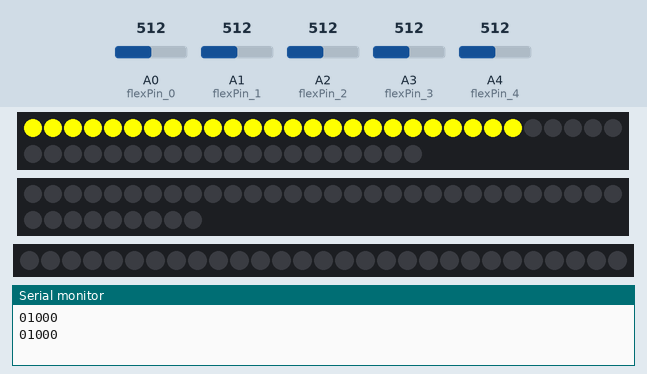
Recording of a sketch running on a simulated Arduino Uno, built with avr-gcc and run on an emulated ATmega328P. Parts: 50 RGB LEDs in strip order, left to right, continuing on the next row, 39 RGB LEDs in strip order, left to right, continuing on the next row, 29 RGB LEDs in strip order, left to right, the last lines printed to the serial monitor. Inputs (shaded band) come from the test bench; at power-on: A1 (flexPin_1) = 512, A0 (flexPin_0) = 512, A2 (flexPin_2) = 512, A3 (flexPin_3) = 512, A4 (flexPin_4) = 512. Random numbers use the default seed unless the sketch sets one.

Above: at 1.5 s.
1.6 s: A1 (flexPin_1) set to 483
At 2.85 s:
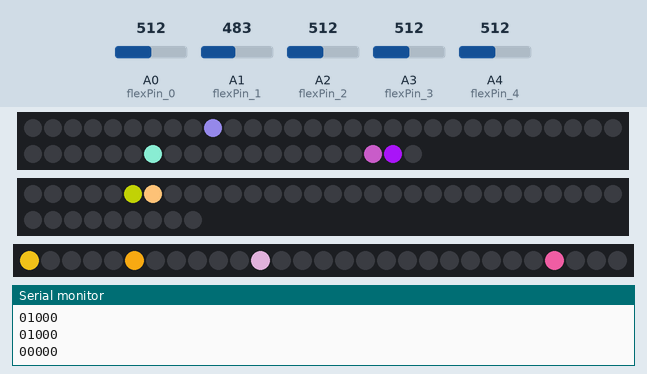
4.6 s: A0 (flexPin_0) set to 588
6.7 s: A0 (flexPin_0) set to 615
At 8.7 s:
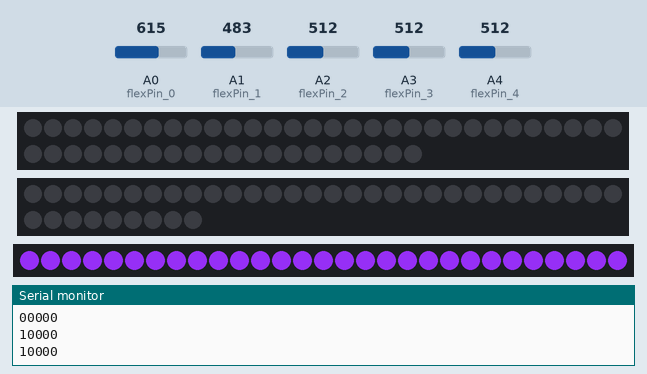
9.0 s: A2 (flexPin_2) set to 690
10.7 s: A2 (flexPin_2) set to 717
At 11.2 s:
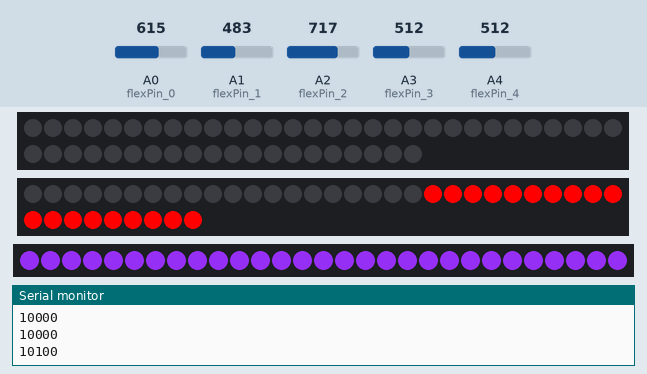
12.4 s: A3 (flexPin_3) set to 716
At 13.8 s:
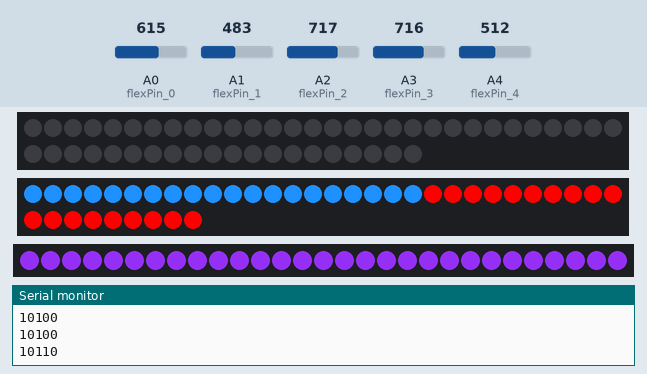
Timing chart, 0 to 15.4 s (numbered marks = the images above; inputs shaded):
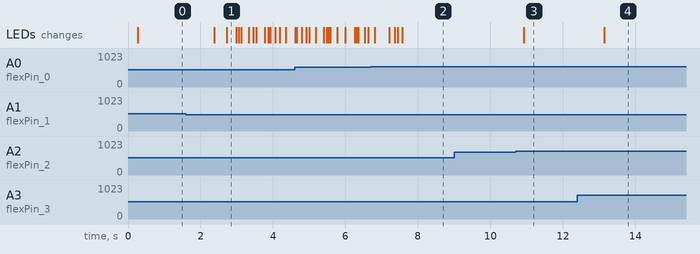

The sketch:

nets.ino
```cpp
#include <FastLED.h>

// Bottom
#define LED_PIN_1 7
#define NUM_LEDS_1 50
CRGB leds_1[NUM_LEDS_1];

// Middle
#define LED_PIN_2 8
#define NUM_LEDS_2 39
CRGB leds_2[NUM_LEDS_2];

// Top
#define LED_PIN_3 9
#define NUM_LEDS_3 29
CRGB leds_3[NUM_LEDS_3];

const int flexPin_0 = A0; // Blue - TOP
const int flexPin_1 = A1; // Black - BOTTOM CABLE
const int flexPin_2 = A2; // Brown - MIDDLE NON CABLE
const int flexPin_3 = A3; // Orange - MIDDLE CABLE
const int flexPin_4 = A4; // Yellow - BOTTOM NON CABLE

int value_0;
int value_1;
int value_2;
int value_3;
int value_4;

char sounds[5] = {'0', '0', '0', '0', '0'};

int usingIt;


void setup(){

  FastLED.addLeds<WS2812, LED_PIN_1, GRB>(leds_1, NUM_LEDS_1);
  FastLED.addLeds<WS2812, LED_PIN_2, GRB>(leds_2, NUM_LEDS_2);
  FastLED.addLeds<WS2812, LED_PIN_3, GRB>(leds_3, NUM_LEDS_3);
  Serial.begin(9600);

}

void loop(){

    // TOP PURPLE
    value_0 = analogRead(flexPin_0);
    //Serial.println(value_0);
    if(value_0 > 600){
      for (int i = 0; i < 29; i++) {
        leds_3[i] = CRGB (138,43,226); //PURPLE
        FastLED.show();
       }
      sounds[0]='1';
    }else{
      for (int i = 0; i < 29; i++) {
        leds_3[i] = CRGB ( 0, 0, 0);
        FastLED.show();
       }
      sounds[0]='0';
    }

    // BOTTOM CABLE YELLOW
    value_1 = analogRead(flexPin_1);
    //Serial.println(value_1);
    if(value_1 > 490){
      for (int i = 0; i < 25; i++) {
        leds_1[i] = CRGB (255,255,0); //YELLOW
        FastLED.show();
       }
      sounds[1]='1';
    }else{
      for (int i = 0; i < 25; i++) {
        leds_1[i] = CRGB (0, 0, 0);
        FastLED.show();
       }
      sounds[1]='0';
    }

    // MIDDLE NONCABLE RED
    value_2 = analogRead(flexPin_2);
    //Serial.println(value_2);
    if(value_2 > 700){
      for (int i = 20; i < 39; i++) {
        leds_2[i] = CRGB (255,0,0); //RED
        FastLED.show();
       }
      sounds[2]='1';
    }else{
      for (int i = 20; i < 39; i++) {
        leds_2[i] = CRGB (0, 0, 0);
        FastLED.show();
       }
      sounds[2]='0';
    }

    // MIDDLE CABLE BLUE
    value_3 = analogRead(flexPin_3);
    //Serial.println(value_3);
    if(value_3 > 610){
      for (int i = 0; i < 20; i++) {
        leds_2[i] = CRGB (30,144,255); //BLUE
        FastLED.show();
       }
      sounds[3]='1';
    }else{
      for (int i = 0; i < 20; i++) {
        leds_2[i] = CRGB (0, 0, 0);
        FastLED.show();
       }
      sounds[3]='0';
    }

    // BOTTOM NONCABLE GREEN
    value_4 = analogRead(flexPin_4);
    //Serial.println(value_4);
    if(value_4 > 785){
      for (int i = 25; i < 50; i++) {
        leds_1[i] = CRGB (0,128,0); //GREEN
        FastLED.show();
       }
      sounds[4]='1';
    }else{
      for (int i = 25; i < 50; i++) {
        leds_1[i] = CRGB (0, 0, 0);
        FastLED.show();
       }
      sounds[4]='0';
    }


  Serial.println(sounds);

  if(sounds[0]=='0' && sounds[1]=='0' && sounds[2]=='0' && sounds[3]=='0' && sounds[4]=='0'){

    leds_1[random(0,49)] = CRGB (random(0,255),random(0,255),random(0,255));
    leds_1[random(0,49)] = CRGB (random(0,255),random(0,255),random(0,255));
    leds_1[random(0,49)] = CRGB (random(0,255),random(0,255),random(0,255));
    leds_1[random(0,49)] = CRGB (random(0,255),random(0,255),random(0,255));
    leds_2[random(0,38)] = CRGB (random(0,255),random(0,255),random(0,255));
    leds_2[random(0,38)] = CRGB (random(0,255),random(0,255),random(0,255));
    leds_2[random(0,38)] = CRGB (random(0,255),random(0,255),random(0,255));
    leds_2[random(0,38)] = CRGB (random(0,255),random(0,255),random(0,255));
    leds_3[random(0,28)] = CRGB (random(0,255),random(0,255),random(0,255));
    leds_3[random(0,28)] = CRGB (random(0,255),random(0,255),random(0,255));
    leds_3[random(0,28)] = CRGB (random(0,255),random(0,255),random(0,255));
    leds_3[random(0,28)] = CRGB (random(0,255),random(0,255),random(0,255));
    FastLED.show();

    delay(100);


   }


   delay(100);                   //Small delay

}
```

Measured:
- the behaviour switches between 491 and 490 on A1 (flexPin_1) (found by bisection; images 0 and 1)
- the behaviour switches between 600 and 601 on A0 (flexPin_0) (found by bisection; images 1 and 2)
- the behaviour switches between 700 and 701 on A2 (flexPin_2) (found by bisection; images 2 and 3)
- after the input at 1.6 s, the LEDs: first change after 0.79 s (image 1 shows a later state)
- after the input at 10.7 s, the LEDs: change after 0.22 s (image 3)
- after the input at 12.4 s, the LEDs: change after 0.75 s (image 4)
